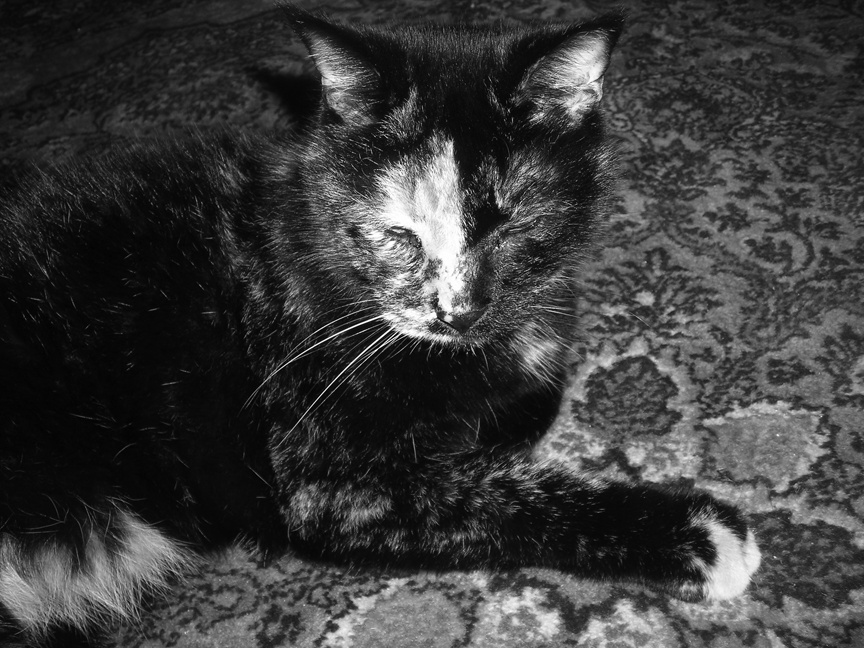
#> input picture week-06/bwCat.tif, 864 x 648 px
$ jupyter execute --allow-errors computer-lab-3.ipynb
#> lines starting #> are read from the running program, lines starting #| are printed output that depends on the picture
# COMPUTER LAB 3

Work through the "Third Computer Lab" (Chapter 9) in _A Student's Guide to Python._  This exercise illustrates how to work with images in Python.

You can use this notebook to store your code, plots, and notes, or you can write a ___script___ (see Section 3.3) that will carry out the analysis and produce the plots, and simply write your comments and observations in this notebook.  If you write a script, it should save your plots and images to PDF, JPG, or PNG files in this folder when it runs.

[cell 1]
import numpy as np
import matplotlib.pyplot as plt
import pandas as pd

import scipy as sc
from scipy.signal import convolve

from matplotlib import cm
from mpl_toolkits.mplot3d import Axes3D
from numpy.random import default_rng

[cell 2]
impulse = np.zeros( (51, 51))
impulse[25,25] = 1.0
my_filter = np.ones( (3,3) )/ 9
response = convolve(impulse, my_filter)
plt.figure()
plt.imshow(response)
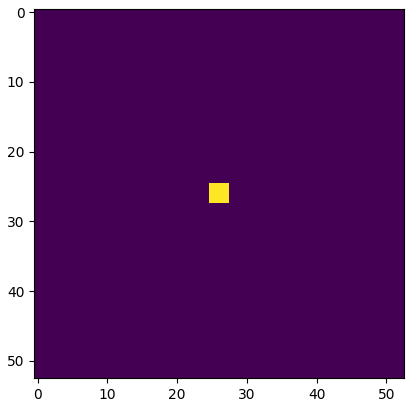
#> figure drawn by matplotlib, 1 panel

#> (a cell that did not finish here is left out)

[cell 4]
cat = plt.imread('bwCat.tif')
#> cat is the input picture: shape (648, 864); min 0, max 255, mean 59.2
plt.imshow(cat)

#> (a cell that did not finish here is left out)

[cell 6]
small_square_filter = convolve(cat, my_filter)
plt.figure()
plt.imshow(small_square_filter)

[cell 7]
my_filter = np.ones( (15, 15) )/ 9

#> (the rest of this cell did not finish here and is left out)

[cell 8]
#The yellow dot in the center of the image grows slighty and that can be also seen in the change of the x and y axis variables of the graphic. In addition to this, altering the size of the filter for the array that then is put through convolution changes the reaction of the pixelation and image throughout the edges of the graphic.

[cell 9]
plt.imshow(response)

#> (the rest of this cell did not finish here and is left out)

#> (a cell that did not finish here is left out)

[cell 11]
rng = default_rng()
rand = rng.random

noisy = rand((648,864))
noisy_kitty = noisy*cat
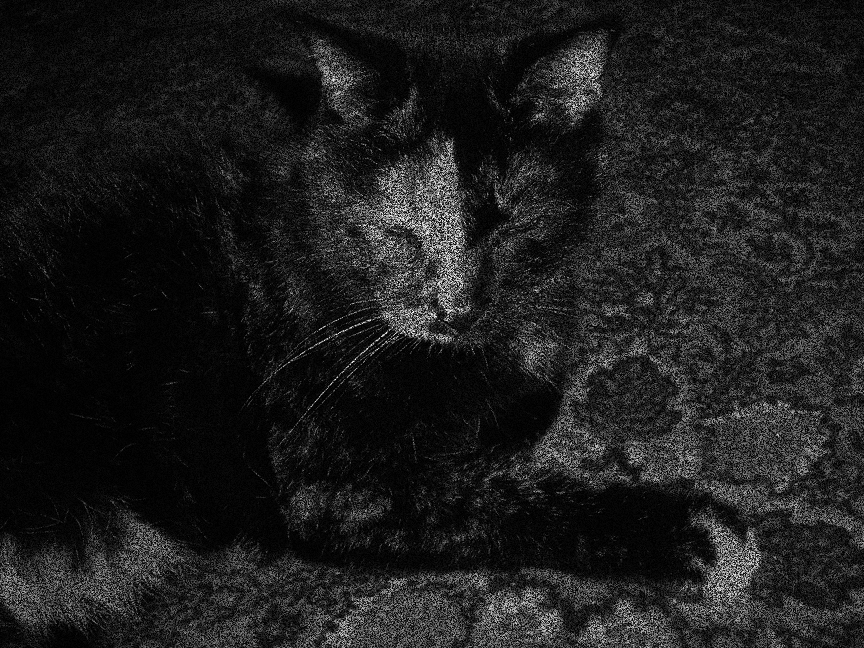
#> noisy_kitty: shape (648, 864) float64; min 0, max 254.3, mean 29.6

[cell 12]
noisy2 = rand((662,878))
#> (the rest of this cell did not finish here and is left out)

[cell 13]
noisy3 = rand((692,908))
#> (the rest of this cell did not finish here and is left out)

[cell 14]
plt.figure()
plt.imshow(cat)

plt.figure()
plt.imshow(noisy_kitty)

plt.figure()
#> (the rest of this cell did not finish here and is left out)

[cell 15]
v = np.arange(-25, 26)
X, Y = np.meshgrid(v,v)
gauss_filter = np.exp(-.5*(X**2/2 + Y**2/45))

[cell 16]
ax = Axes3D(plt.figure())
ax.plot_surface(X,Y,gauss_filter)

[cell 17]
laplace_filter = np.array([[0,-1,0],[-1,4,-1],[0,-1,0]])
combined_filter = convolve(gauss_filter,laplace_filter,mode='valid')

[cell 18]
ax = Axes3D(plt.figure())
ax.plot_surface(combined_filter,combined_filter,combined_filter)

[cell 19]
laplace_filter = np.array(cat)
combined_filter = convolve(gauss_filter,laplace_filter,mode='valid')
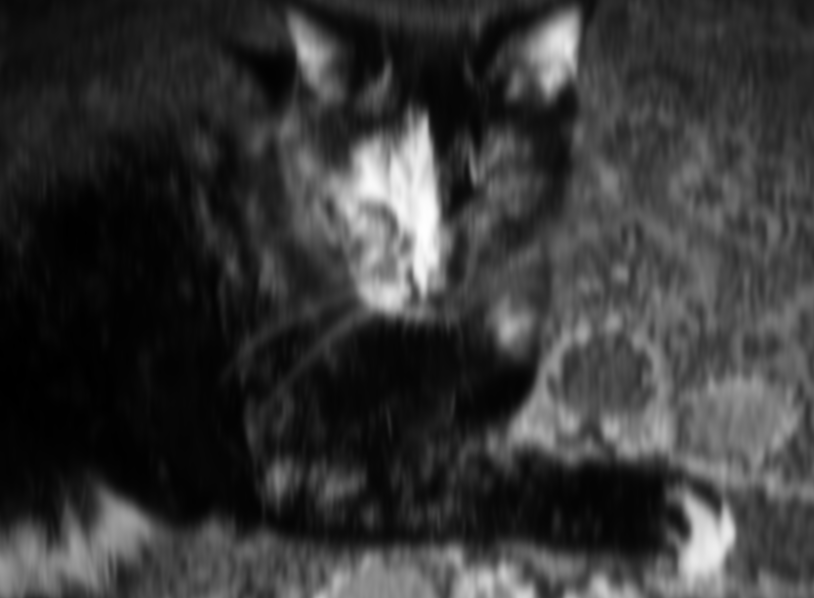
#> combined_filter: shape (598, 814) float64; min 304.8, max 15026.9, mean 3513.4; drawn with min black and max white
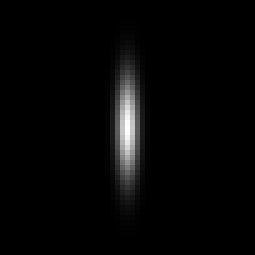
#> gauss_filter: shape (51, 51) float64 (shown 5 times larger); min 1.34e-71, max 1, mean 0.0229
